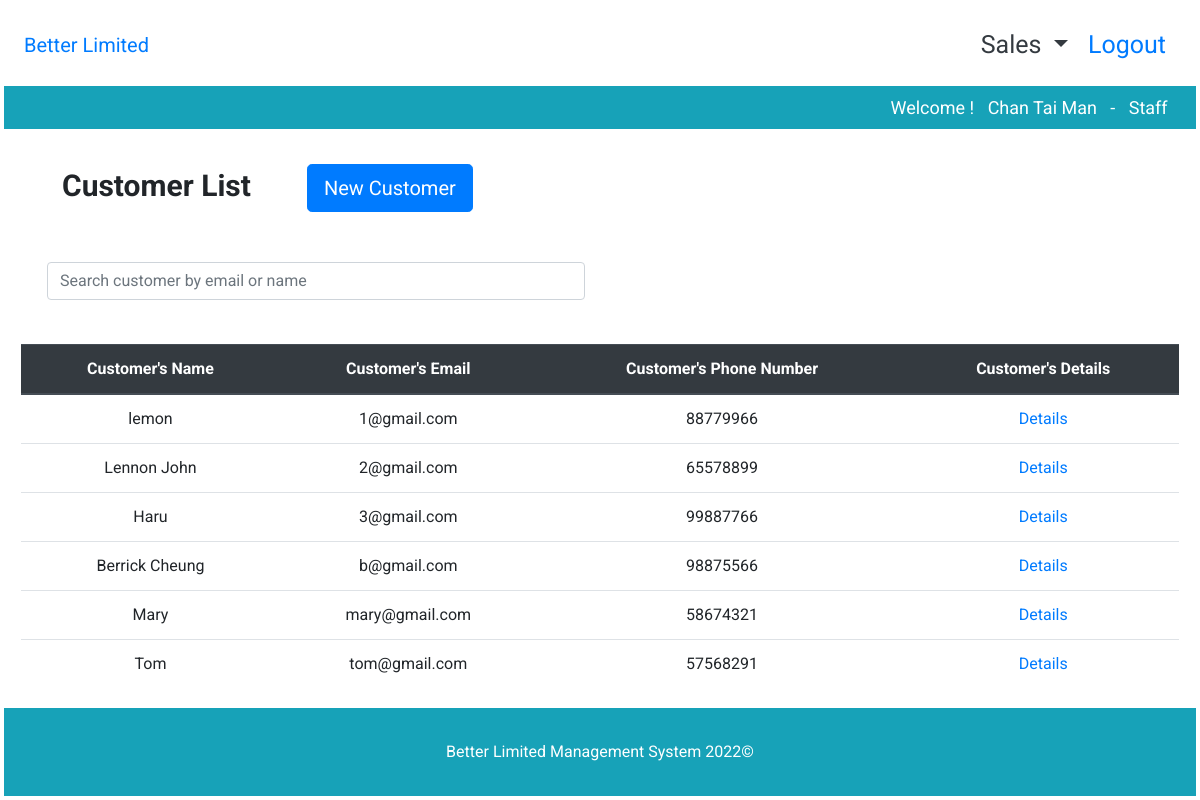
/SEA08_Phase2/customerList.php (signed in), run on the app's committed database.
### tables this page shows
CREATE TABLE `Customer` (
  `customerEmail` varchar(50) NOT NULL,
  `customerName` varchar(100) NOT NULL,
  `phoneNumber` varchar(255) DEFAULT NULL
);

### SEA08_Phase2/customerList.php (the view, shortened to what this page needs)
<?php
include 'header.php';
?>
<div class="py-2 bg-white">
	<div class="container">
		<div class="col-md-12 mx-auto py-4">
			<span class="topic text-black">Customer List</span>
			<span class="topic mx-5">
				<a href="newCustomer.php" class="btn btn-primary btn-lg">New Customer</a>
			</span>
		</div>
		<div class="row">
			<div class="col-md-6 py-4">
				<input type="search" id="search" class="form-control" placeholder="Search customer by email or name">
			</div>
		</div>
	</div>
</div>
<div class="container-fluid">
	<div class="text-center">
		<table class="table sortable mt-1 table-hover" id="cusTable">
			<thead class="thead-dark">
				<tr>
					<th>Customer's Name</th>
					<th>Customer's Email</th>
					<th>Customer's Phone Number</th>
					<th>Customer's Details</th>
				</tr>
			</thead>
			<body>
				<?php
            $conn = getDBconnection();
            $sql = "SELECT * FROM Customer";
            $query = mysqli_query($conn, $sql) or die(mysqli_error($conn));
            if (mysqli_num_rows($query) > 0){
                while($result = mysqli_fetch_assoc($query)){
                    echo "
					<tr>
					    <td>$result[customerName]</td>
                        <td>$result[customerEmail]</td>
                        <td>$result[phoneNumber]</td>
                        <td><a href='customerDetail.php?cusEmail=$result[customerEmail]'>Details</a></td>
					</tr>
					";
                }
            } else {
                echo "Not found<br>";
                echo $sql;
            }
            ?>
			</body>
		</table>
	</div>
</div>
<div class="bg-info">
	<div class="container my-3">
		<div class="row" style="">
			<div class="col-12 my-2 text-center text-white">
				Better Limited Management System 2022&copy;
			</div>
		</div>
	</div>
</div>
</body>
</html>

### SEA08_Phase2/header.php (shortened to what this page needs)
<!DOCTYPE html>
<html lang='en'>
<head>
    <link rel="stylesheet" href="css/style.css">
    <link rel="stylesheet" href="https://cdn.jsdelivr.net/npm/bootstrap@4.6.1/dist/css/bootstrap.min.css">
</head>
<body>
<nav class="navbar navbar-expand-md navbar-inverse">
    <div class="navbar-header">
        <a class="navbar-brand" href="homepage.php">Better Limited</a>
    </div>
    <div class="collapse navbar-collapse" id="navbar">
        <ul class="navbar-nav ml-auto ">
            <?php
            if (isset($_SESSION["position"]) && $_SESSION["position"] == "Staff"){
                echo <<<EOF
                <li class="nav-item dropdown">
                    <a class="nav-link dropdown-toggle text-dark" href="#" data-toggle="dropdown" aria-haspopup="true" aria-expanded="false">
                        Sales
                    </a>
                    <div class="dropdown-menu">
                        <a class="dropdown-item" href="order.php">Place Order</a>
                        <a class="dropdown-item" href="orderRecord.php">Order / Delivery Record</a>
                        <a class="dropdown-item" href="customerList.php">Customer List</a>
                    </div>
                </li>
EOF;
            }
            ?>
            <li class="nav-item">
                <a class="nav-link" href="logout.php" onclick="return confirm('Are you sure to logout the account?')">Logout</a>
            </li>
        </ul>
    </div>
</nav>
<div class='container-fluid py-2 bg-info text-right text-white' id="nameBar">
    Welcome ! &nbsp; <?php echo ($_SESSION["staffName"]); ?>
    &nbsp;&nbsp;-&nbsp;&nbsp; <?php echo ($_SESSION["position"]); ?>&nbsp;&nbsp;&nbsp;
</div>

### SEA08_Phase2/css/style.css (style rules this page uses)
* { font-family: 'Roboto', sans-serif; padding: 2px 2px; box-sizing: border-box; }
.navbar, .navbar-brand, .navbar-header, #totalPrice { font-size: 25px; }
#nameBar { font-size: 18px; }
#topic, .topic, .orderTitle { font-size:30px; font-weight: bold; }

### data on the page
customer: customerName "lemon", customerEmail "1@gmail.com", phoneNumber "88779966"
customer: customerName "Lennon John", customerEmail "2@gmail.com", phoneNumber "65578899"
customer: customerName "Haru", customerEmail "3@gmail.com", phoneNumber "99887766"
customer: customerName "Berrick Cheung", customerEmail "b@gmail.com", phoneNumber "98875566"
customer: customerName "Mary", customerEmail "mary@gmail.com", phoneNumber "58674321"
customer: customerName "Tom", customerEmail "tom@gmail.com", phoneNumber "57568291"

### other printed values
$_SESSION["staffName"] "Chan Tai Man"
$_SESSION["position"] "Staff"
